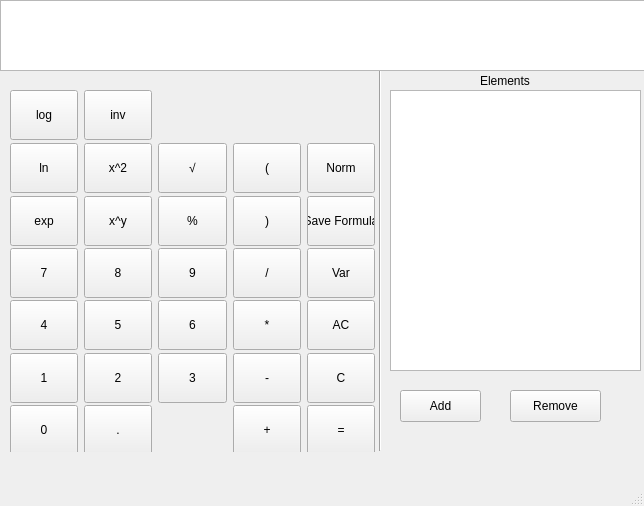
<?xml version="1.0" encoding="UTF-8"?>
<ui version="4.0">
 <class>CalWindow</class>
 <widget class="QMainWindow" name="CalWindow">
  <property name="geometry">
   <rect>
    <x>0</x>
    <y>0</y>
    <width>644</width>
    <height>506</height>
   </rect>
  </property>
  <property name="windowTitle">
   <string>MainWindow</string>
  </property>
  <widget class="QWidget" name="centralwidget">
   <widget class="Line" name="line">
    <property name="geometry">
     <rect>
      <x>370</x>
      <y>70</y>
      <width>20</width>
      <height>381</height>
     </rect>
    </property>
    <property name="orientation">
     <enum>Qt::Vertical</enum>
    </property>
   </widget>
   <widget class="QPushButton" name="pushButtonAddElement">
    <property name="geometry">
     <rect>
      <x>400</x>
      <y>390</y>
      <width>81</width>
      <height>32</height>
     </rect>
    </property>
    <property name="text">
     <string>Add</string>
    </property>
   </widget>
   <widget class="QPushButton" name="pushButtonRemoveElement">
    <property name="geometry">
     <rect>
      <x>510</x>
      <y>390</y>
      <width>91</width>
      <height>32</height>
     </rect>
    </property>
    <property name="text">
     <string>Remove</string>
    </property>
   </widget>
   <widget class="QListView" name="listViewIsotopes">
    <property name="geometry">
     <rect>
      <x>390</x>
      <y>90</y>
      <width>251</width>
      <height>281</height>
     </rect>
    </property>
   </widget>
   <widget class="QTextEdit" name="textEditScreen">
    <property name="geometry">
     <rect>
      <x>0</x>
      <y>0</y>
      <width>721</width>
      <height>71</height>
     </rect>
    </property>
   </widget>
   <widget class="QLabel" name="label">
    <property name="geometry">
     <rect>
      <x>480</x>
      <y>70</y>
      <width>61</width>
      <height>21</height>
     </rect>
    </property>
    <property name="text">
     <string>Elements</string>
    </property>
   </widget>
   <widget class="QWidget" name="gridLayoutWidget">
    <property name="geometry">
     <rect>
      <x>10</x>
      <y>90</y>
      <width>365</width>
      <height>362</height>
     </rect>
    </property>
    <property name="minimumSize">
     <size>
      <width>0</width>
      <height>50</height>
     </size>
    </property>
    <layout class="QGridLayout" name="gridLayout">
     <item row="7" column="3">
      <widget class="QPushButton" name="pushButton0">
       <property name="minimumSize">
        <size>
         <width>0</width>
         <height>50</height>
        </size>
       </property>
       <property name="text">
        <string>0</string>
       </property>
      </widget>
     </item>
     <item row="4" column="3">
      <widget class="QPushButton" name="pushButton7">
       <property name="minimumSize">
        <size>
         <width>0</width>
         <height>50</height>
        </size>
       </property>
       <property name="text">
        <string>7</string>
       </property>
      </widget>
     </item>
     <item row="5" column="3">
      <widget class="QPushButton" name="pushButton4">
       <property name="minimumSize">
        <size>
         <width>0</width>
         <height>50</height>
        </size>
       </property>
       <property name="text">
        <string>4</string>
       </property>
      </widget>
     </item>
     <item row="6" column="4">
      <widget class="QPushButton" name="pushButton2">
       <property name="minimumSize">
        <size>
         <width>0</width>
         <height>50</height>
        </size>
       </property>
       <property name="text">
        <string>2</string>
       </property>
      </widget>
     </item>
     <item row="6" column="3">
      <widget class="QPushButton" name="pushButton1">
       <property name="minimumSize">
        <size>
         <width>0</width>
         <height>50</height>
        </size>
       </property>
       <property name="text">
        <string>1</string>
       </property>
      </widget>
     </item>
     <item row="4" column="6">
      <widget class="QPushButton" name="pushButtonDiv">
       <property name="minimumSize">
        <size>
         <width>0</width>
         <height>50</height>
        </size>
       </property>
       <property name="text">
        <string>/</string>
       </property>
      </widget>
     </item>
     <item row="5" column="6">
      <widget class="QPushButton" name="pushButtonMul">
       <property name="minimumSize">
        <size>
         <width>0</width>
         <height>50</height>
        </size>
       </property>
       <property name="text">
        <string>*</string>
       </property>
      </widget>
     </item>
     <item row="6" column="6">
      <widget class="QPushButton" name="pushButtonSub">
       <property name="minimumSize">
        <size>
         <width>0</width>
         <height>50</height>
        </size>
       </property>
       <property name="text">
        <string>-</string>
       </property>
      </widget>
     </item>
     <item row="6" column="5">
      <widget class="QPushButton" name="pushButton3">
       <property name="minimumSize">
        <size>
         <width>0</width>
         <height>50</height>
        </size>
       </property>
       <property name="text">
        <string>3</string>
       </property>
      </widget>
     </item>
     <item row="4" column="4">
      <widget class="QPushButton" name="pushButton8">
       <property name="minimumSize">
        <size>
         <width>0</width>
         <height>50</height>
        </size>
       </property>
       <property name="text">
        <string>8</string>
       </property>
      </widget>
     </item>
     <item row="5" column="5">
      <widget class="QPushButton" name="pushButton6">
       <property name="minimumSize">
        <size>
         <width>0</width>
         <height>50</height>
        </size>
       </property>
       <property name="text">
        <string>6</string>
       </property>
      </widget>
     </item>
     <item row="7" column="7">
      <widget class="QPushButton" name="pushButtonEqual">
       <property name="sizePolicy">
        <sizepolicy hsizetype="Expanding" vsizetype="Fixed">
         <horstretch>0</horstretch>
         <verstretch>0</verstretch>
        </sizepolicy>
       </property>
       <property name="minimumSize">
        <size>
         <width>0</width>
         <height>50</height>
        </size>
       </property>
       <property name="maximumSize">
        <size>
         <width>100</width>
         <height>16777215</height>
        </size>
       </property>
       <property name="text">
        <string>=</string>
       </property>
      </widget>
     </item>
     <item row="2" column="5">
      <widget class="QPushButton" name="pushButtonPerc">
       <property name="minimumSize">
        <size>
         <width>0</width>
         <height>50</height>
        </size>
       </property>
       <property name="text">
        <string>%</string>
       </property>
      </widget>
     </item>
     <item row="5" column="4">
      <widget class="QPushButton" name="pushButton5">
       <property name="minimumSize">
        <size>
         <width>0</width>
         <height>50</height>
        </size>
       </property>
       <property name="text">
        <string>5</string>
       </property>
      </widget>
     </item>
     <item row="1" column="5">
      <widget class="QPushButton" name="pushButtonSqrt">
       <property name="minimumSize">
        <size>
         <width>0</width>
         <height>50</height>
        </size>
       </property>
       <property name="text">
        <string>√</string>
       </property>
      </widget>
     </item>
     <item row="5" column="7">
      <widget class="QPushButton" name="pushButtonAllClear">
       <property name="minimumSize">
        <size>
         <width>0</width>
         <height>50</height>
        </size>
       </property>
       <property name="maximumSize">
        <size>
         <width>100</width>
         <height>16777215</height>
        </size>
       </property>
       <property name="text">
        <string>AC</string>
       </property>
      </widget>
     </item>
     <item row="7" column="6">
      <widget class="QPushButton" name="pushButtonAdd">
       <property name="minimumSize">
        <size>
         <width>0</width>
         <height>50</height>
        </size>
       </property>
       <property name="text">
        <string>+</string>
       </property>
      </widget>
     </item>
     <item row="4" column="5">
      <widget class="QPushButton" name="pushButton9">
       <property name="minimumSize">
        <size>
         <width>0</width>
         <height>50</height>
        </size>
       </property>
       <property name="text">
        <string>9</string>
       </property>
      </widget>
     </item>
     <item row="1" column="4">
      <widget class="QPushButton" name="pushButtonPower2">
       <property name="minimumSize">
        <size>
         <width>0</width>
         <height>50</height>
        </size>
       </property>
       <property name="text">
        <string>x^2</string>
       </property>
      </widget>
     </item>
     <item row="6" column="7">
      <widget class="QPushButton" name="pushButtonClear">
       <property name="minimumSize">
        <size>
         <width>0</width>
         <height>50</height>
        </size>
       </property>
       <property name="maximumSize">
        <size>
         <width>100</width>
         <height>16777215</height>
        </size>
       </property>
       <property name="text">
        <string>C</string>
       </property>
      </widget>
     </item>
     <item row="7" column="4">
      <widget class="QPushButton" name="pushButtonDec">
       <property name="minimumSize">
        <size>
         <width>0</width>
         <height>50</height>
        </size>
       </property>
       <property name="text">
        <string>.</string>
       </property>
      </widget>
     </item>
     <item row="1" column="6">
      <widget class="QPushButton" name="pushButtonBracC">
       <property name="minimumSize">
        <size>
         <width>0</width>
         <height>50</height>
        </size>
       </property>
       <property name="text">
        <string>(</string>
       </property>
      </widget>
     </item>
     <item row="2" column="6">
      <widget class="QPushButton" name="pushButtonBracO">
       <property name="minimumSize">
        <size>
         <width>0</width>
         <height>50</height>
        </size>
       </property>
       <property name="text">
        <string>)</string>
       </property>
      </widget>
     </item>
     <item row="4" column="7">
      <widget class="QPushButton" name="pushButtonVariable">
       <property name="minimumSize">
        <size>
         <width>0</width>
         <height>50</height>
        </size>
       </property>
       <property name="maximumSize">
        <size>
         <width>100</width>
         <height>16777215</height>
        </size>
       </property>
       <property name="text">
        <string>Var</string>
       </property>
      </widget>
     </item>
     <item row="2" column="7">
      <widget class="QPushButton" name="pushButtonSaveFormula">
       <property name="minimumSize">
        <size>
         <width>0</width>
         <height>50</height>
        </size>
       </property>
       <property name="maximumSize">
        <size>
         <width>100</width>
         <height>16777215</height>
        </size>
       </property>
       <property name="text">
        <string>Save Formula</string>
       </property>
      </widget>
     </item>
     <item row="1" column="7">
      <widget class="QPushButton" name="pushButtonNorm">
       <property name="minimumSize">
        <size>
         <width>0</width>
         <height>50</height>
        </size>
       </property>
       <property name="maximumSize">
        <size>
         <width>100</width>
         <height>16777215</height>
        </size>
       </property>
       <property name="text">
        <string>Norm</string>
       </property>
      </widget>
     </item>
     <item row="0" column="3">
      <widget class="QPushButton" name="pushButtonLog">
       <property name="minimumSize">
        <size>
         <width>0</width>
         <height>50</height>
        </size>
       </property>
       <property name="text">
        <string>log</string>
       </property>
      </widget>
     </item>
     <item row="0" column="4">
      <widget class="QPushButton" name="pushButtonInv">
       <property name="minimumSize">
        <size>
         <width>0</width>
         <height>50</height>
        </size>
       </property>
       <property name="text">
        <string>inv</string>
       </property>
      </widget>
     </item>
     <item row="1" column="3">
      <widget class="QPushButton" name="pushButtonLn">
       <property name="minimumSize">
        <size>
         <width>0</width>
         <height>50</height>
        </size>
       </property>
       <property name="text">
        <string>ln</string>
       </property>
      </widget>
     </item>
     <item row="2" column="3">
      <widget class="QPushButton" name="pushButtonExp">
       <property name="minimumSize">
        <size>
         <width>0</width>
         <height>50</height>
        </size>
       </property>
       <property name="text">
        <string>exp</string>
       </property>
      </widget>
     </item>
     <item row="2" column="4">
      <widget class="QPushButton" name="pushButtonPowerY">
       <property name="minimumSize">
        <size>
         <width>0</width>
         <height>50</height>
        </size>
       </property>
       <property name="text">
        <string>x^y</string>
       </property>
      </widget>
     </item>
    </layout>
   </widget>
  </widget>
  <widget class="QMenuBar" name="menubar">
   <property name="geometry">
    <rect>
     <x>0</x>
     <y>0</y>
     <width>644</width>
     <height>22</height>
    </rect>
   </property>
  </widget>
  <widget class="QStatusBar" name="statusbar"/>
 </widget>
 <resources/>
 <connections/>
</ui>
